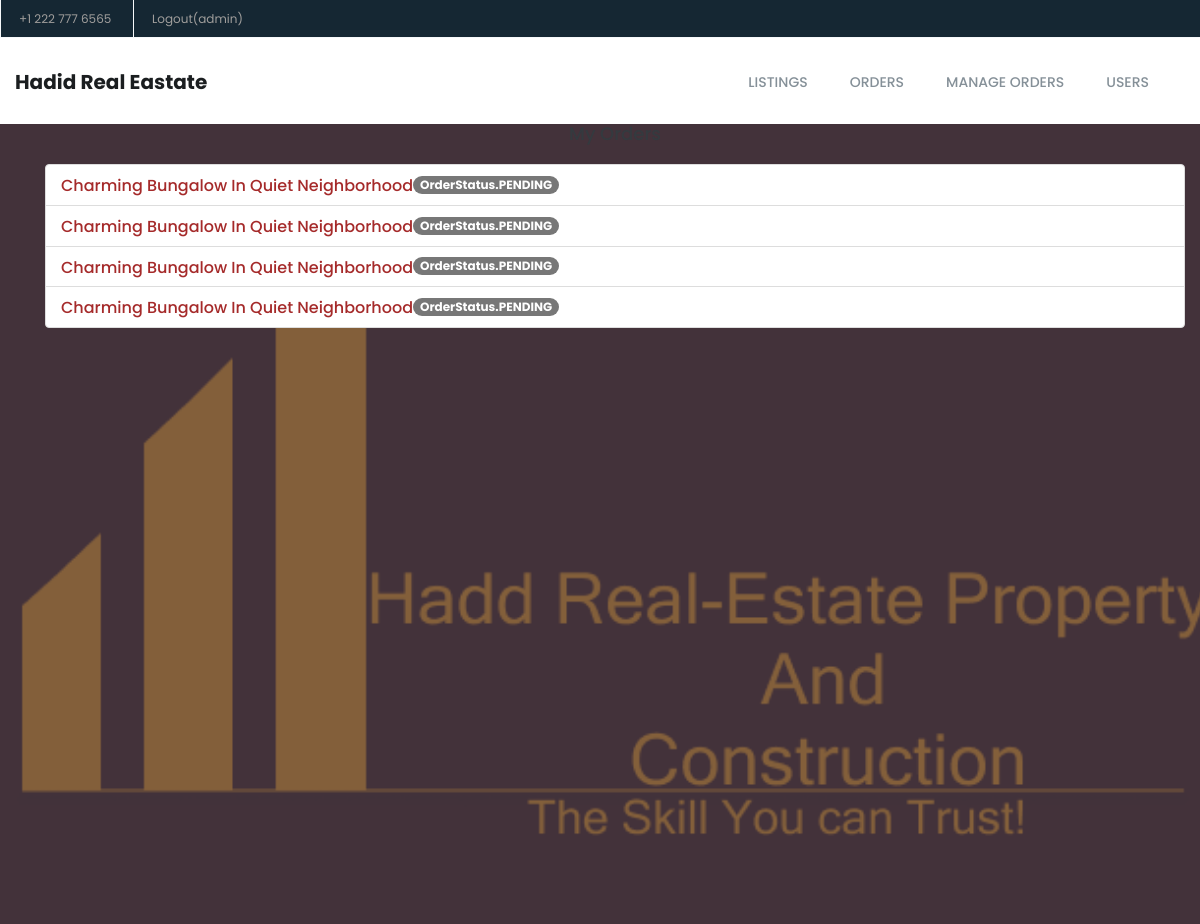
Page /orders/ (signed in) on the committed database.
### accounts/models.py (models this page shows, shortened)
class User(AbstractBaseUser, PermissionsMixin):
    username_validator = UnicodeUsernameValidator()
    username = models.CharField(
        verbose_name=_("username"),
        max_length=150,
        unique=True,
        validators=[username_validator],
        error_messages={
            "unique": _("A user with that username already exists."),
        },
    )
    email = models.EmailField(verbose_name=_("email address"), blank=True)
    first_name = models.CharField(verbose_name=_("first name"), max_length=150, blank=True)
    last_name = models.CharField(verbose_name=_("last name"), max_length=150, blank=True)
    requested_reset_password = models.BooleanField(
        _('User has requested a password reset'),
        default=False,
        help_text=_('This will allow the admin to allow a password reset')
    )
    allowed_password_request = models.BooleanField(
        _('User has been granted a password reset'),
        default=False,
        help_text=_('This will allow the the user to perform password reset')
    )
    is_staff = models.BooleanField(
        _('staff status'),
        default=False,
        help_text=_('Designates whether the user can log into this admin site.'),
    )
    is_active = models.BooleanField(
        _('active'),
        default=True,
        help_text=_(
            'Designates whether this user should be treated as active. '
            'Unselect this instead of deleting accounts.'
        ),
    )
    is_superuser = models.BooleanField(
        _('superuser status'),
        default=False,
        help_text=_('Designates that this user has all permissions without explicitly assigning them.'),
    )
    objects = UserManager()
    USERNAME_FIELD = 'username'
    REQUIRED_FIELDS = ['email']
    class Meta:
        verbose_name = _("user")
        verbose_name_plural = _("users")

### orders/models.py (models this page shows, shortened)
class Order(models.Model):
    user = models.ForeignKey(User, on_delete=models.CASCADE)
    listing = models.ForeignKey(Listing, on_delete=models.CASCADE)
    reservation_date = models.DateTimeField(auto_now_add=True)
    status = models.CharField(
        max_length=20,
        choices=[(status.name, status.value) for status in OrderStatus],
        default=OrderStatus.PENDING.name
    )
    created_on = models.DateTimeField(auto_now_add=True, null=True)

### listings/models.py (models this page shows, shortened)
class Listing(models.Model):
    title = models.CharField(max_length=200)
    description = models.TextField()
    price = models.DecimalField(max_digits=10, decimal_places=2)
    main_img = models.ImageField(upload_to='images/', blank=True, null=True)
    created_at = models.DateTimeField(auto_now_add=True)
    updated_at = models.DateTimeField(auto_now=True)

### orders/views.py (the view)
# urls.py: path('', views.order_list, name='order_list'),
@login_required
def order_list(request):
    orders = Order.objects.filter(user=request.user)
    if request.user.is_superuser:
        orders = Order.objects.all()
    return render(request, 'orders/order_list.html', {'orders': orders})

### orders/models.py (called while the page is built)
@receiver(post_init, sender=Order)
def check_and_update_order_status_on_fetch(sender, instance, **kwargs):
    if instance.status == OrderStatus.PENDING.name and instance.date_ordered < timezone.now():
        instance.status = OrderStatus.CANCELED.name
        instance.save()

### real_estate/templates/orders/order_list.html (shortened to what this page needs)
{% extends 'base.html' %}
{% block content %}
<div class="container mt-4">
    <h1 class="display-4 mb-4">My Orders</h1>
    <ul class="list-group">
        {% for order in orders %}
            <li class="list-group-item d-flex justify-content-between align-items-center">
                <h2><a href="{% url 'listing_detail' order.listing.pk %}">{{ order.listing.title }}</a></h2>
                <span class="badge bg-primary rounded-pill">{{ order.status }}</span>
            </li>
        {% endfor %}
    </ul>
</div>
{% endblock %}

### real_estate/templates/base.html (shortened to what this page needs)
{% load static %}
<!DOCTYPE html>
<html lang="en">
<head>
    <link rel="stylesheet" href="{% static 'css/mystyle.css' %}">
    <link rel="stylesheet" href="{% static 'css/font-awesome.min.css' %}">
    <link rel="stylesheet" href="{% static 'css/linearicons.css' %}">
    <link rel="stylesheet" href="{% static 'css/animate.css' %}">
    <link rel="stylesheet" href="{% static 'css/flaticon.css' %}">
    <link rel="stylesheet" href="{% static 'css/slick.css' %}">
    <link rel="stylesheet" href="{% static 'css/slick-theme.css' %}">
    <link rel="stylesheet" href="{% static 'css/bootstrap.min.css' %}">
    <link rel="stylesheet" href="{% static 'css/bootsnav.css' %}">
    <link rel="stylesheet" href="{% static 'css/style.css' %}">
    <link rel="stylesheet" href="{% static 'css/mystyle.css' %}">
    <link rel="stylesheet" href="{% static 'css/responsive.css' %}">
</head>
<body>
<header id="header-top" class="header-top">
    <ul>
        <li class="head-responsive-right">
            <div class="header-top-right">
                <ul>
                    <li class="header-top-contact">
                        +1 222 777 6565
                    </li>
                    {% if user.is_authenticated %}
                        <li class="header-top-contact">
                            <form method="post" action="{% url 'logout' %}">
                                <button type="submit">
                                    Logout({{ user.username }})
                                </button>
                            </form>
                        </li>
                    {% endif %}
                </ul>
            </div>
        </li>
    </ul>
</header>
<section class="top-area">
    <div class="header-area">
        <nav class="navbar navbar-default bootsnav  navbar-sticky navbar-scrollspy" data-minus-value-desktop="70"
             data-minus-value-mobile="55" data-speed="1000">
            <div class="container">
                <div class="navbar-header">
                    <a class="navbar-brand" href="{% url 'listing_list' %}">
                        Hadid real eastate
                    </a>
                </div>
                <div class="collapse navbar-collapse menu-ui-design" id="navbar-menu">
                    <ul class="nav navbar-nav navbar-right" data-in="fadeInDown" data-out="fadeOutUp">
                        <li>
                            <a class="nav-link" href="{% url 'listing_list' %}">Listings</a>
                        </li>
                        {% if user.is_authenticated %}
                            <li>
                                <a class="nav-link" href="{% url 'order_list' %}">Orders</a>
                            </li>
                            {% if user.is_superuser %}
                                <li>
                                    <a class="nav-link" href="{% url 'order_list' %}">Manage Orders</a>
                                </li>
                                <li>
                                    <a class="nav-link" href="{% url 'accounts_list' %}">Users</a>
                                </li>
                            {% endif %}
                        {% endif %}
                    </ul>
                </div>
            </div>
        </nav>
    </div>
</section>
<section id="home" class="welcome-hero">
    <div class="container">
        {% block content %}
        {% endblock %}
    </div>
</section>
</body>
</html>

### listings/static/css/mystyle.css (style rules this page uses)
*, body { font-family: 'Poppins', sans-serif; font-weight: 400; -webkit-font-smoothing: antialiased; text-rendering: optimizeLegibility; -moz-osx-font-smoothing: grayscale; }
html, body { height: 100%; background-color: #152733; }
.align-items-center { align-items: center!important; }
.d-flex { display: flex!important; }
a { text-decoration: none; }
.list-group { padding-top: 20px!important; }

### listings/static/css/bootsnav.css (style rules this page uses)
nav.bootsnav .container { position: relative; }
nav.navbar.bootsnav { margin-bottom: 0; -moz-border-radius: 0px; -webkit-border-radius: 0px; -o-border-radius: 0px; border-radius: 0px; background-color: #fff; border: none; border-bottom: solid 1px #e0e0e0; z-index: 9; }
nav.navbar.bootsnav ul.nav > li > a { color: #6f6f6f; background-color: transparent; outline: none; margin-bottom: -2px; }
body { -webkit-transition: all 0.3s ease-in-out; -moz-transition: all 0.3s ease-in-out; -o-transition: all 0.3s ease-in-out; -ms-transition: all 0.3s ease-in-out; transition: all 0.3s ease-in-out; }
.wrap-sticky nav.navbar.bootsnav { position: absolute; width: 100%; left: 0; top: 0; }
@media (min-width: 1024px) { nav.navbar.bootsnav ul.nav > li > a { padding: 30px 15px; font-weight: 600; } }

### listings/static/css/style.css (style rules this page uses)
* { padding: 0; margin: 0; }
* { -webkit-box-sizing:border-box; -moz-box-sizing:border-box; -o-box-sizing:border-box; -ms-box-sizing:border-box; box-sizing:border-box; }
body { font-family: 'Poppins', sans-serif; font-size:14px; color:#a09e9c; text-transform:initial; max-width:1920px; margin:0 auto; overflow-x:hidden; }
a,a:hover,a:active,a:focus { display:inline-block; text-decoration:none; color: brown; font-size:16px; padding:0; font-weight: 500; text-transform: capitalize; }
h1,h2,h3,h4,h5,h6 { margin: 0; color:#343a3f; font-size: 18px; font-weight: 500; text-transform: capitalize; }
ul { padding: 0; margin: 0 auto; list-style: none; }
ul li { list-style: none; }
select,input,textarea,button { box-shadow:none;outline:0!important; }
button { background: transparent;border: 0;font-size: 12px; }
html,body { height: 100%; }
.header-top { border-bottom:1px solid #f6f8fa; }
.header-top ul li { display: inline-block; }
.header-top-left li,.header-top-right li { display: inline-block; }
.select-opt,.header-top-contact { padding: 10px 18px; border-right: 1px solid #f6f8fa; }
.header-top-contact { border-right: 0; border-left: 1px solid #f6f8fa; font-size: 12px; }
nav.navbar.bootsnav { background-color:#fff; border-bottom: transparent; }
.navbar-header a.navbar-brand,.navbar-header a.navbar-brand:hover,.navbar-header a.navbar-brand:focus { display: inline-block; color: #1b1e20; font-size: 20px; font-weight: 700; padding: 34px 0px; text-transform:capitalize; }
nav.navbar.bootsnav ul.nav > li > a { color: #859098; font-size: 14px; font-weight: 500; text-transform:uppercase; -webkit-transition: 0.3s linear; -moz-transition: 0.3s linear; -ms-transition: 0.3s linear; -o-transition: 0.3s linear; transition: 0.3s linear; }
nav.navbar.bootsnav ul.nav > li > a { padding:34px 21px; }
.menu-ui-design { overflow-y:scroll;height: 350px; }
.welcome-hero { position: relative; background:url('media/images/logo.small.png')no-repeat; background-position:center; background-size:cover; text-align: center; height:800px; z-index: 1; }
.welcome-hero:before { position: absolute; content: " "; top: 0; left: 0; width: 100%; height: 100%; background:rgba(65,73,89,.65); z-index: -1; }

### rows in the picture
User: username "admin"
Order: listing "Charming Bungalow In Quiet Neighborhood", status "OrderStatus.PENDING"
Order: listing "Charming Bungalow In Quiet Neighborhood", status "OrderStatus.PENDING"
Order: listing "Charming Bungalow In Quiet Neighborhood", status "OrderStatus.PENDING"
Order: listing "Charming Bungalow In Quiet Neighborhood", status "OrderStatus.PENDING"
